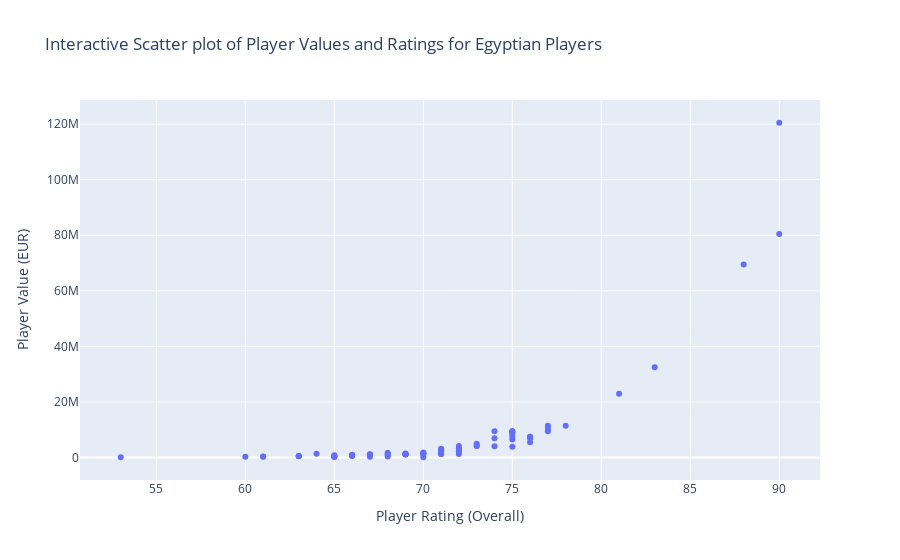

This figure's notebook cell:
### Code cell
import plotly.express as px
egyptian_players_df = player_data[player_data['nationality_name'] == 'Egypt']

# Create an interactive scatter plot using plotly
fig = px.scatter(egyptian_players_df, x='overall', y='value_eur',
                 hover_data=['short_name'], # Display player name on hover
                 title='Interactive Scatter plot of Player Values and Ratings for Egyptian Players',
                 labels={'overall': 'Player Rating (Overall)', 'value_eur': 'Player Value (EUR)'},
                 )

# Show the interactive plot
fig.show()

### Figure 1 — Plotly figure (JSON) as saved in the notebook; plotly's stock layout.template omitted (floating-point values rounded to 4 significant figures; data arrays with more than 128 entries replaced by an {"elided": "..."} marker saying what was removed)
{"data": [{"customdata": {"elided": "155x1 str values"}, "hovertemplate": "Player Rating (Overall)=%{x}<br>Player Value (EUR)=%{y}<br>short_name=%{customdata[0]}<extra></extra>", "legendgroup": "", "marker": {"color": "#636efa", "symbol": "circle"}, "mode": "markers", "name": "", "orientation": "v", "showlegend": false, "type": "scatter", "x": {"elided": "155 int values"}, "xaxis": "x", "y": {"elided": "155 int values"}, "yaxis": "y"}], "layout": {"legend": {"tracegroupgap": 0}, "title": {"text": "Interactive Scatter plot of Player Values and Ratings for Egyptian Players"}, "xaxis": {"anchor": "y", "domain": [0, 1], "title": {"text": "Player Rating (Overall)"}}, "yaxis": {"anchor": "x", "domain": [0, 1], "title": {"text": "Player Value (EUR)"}}}}
